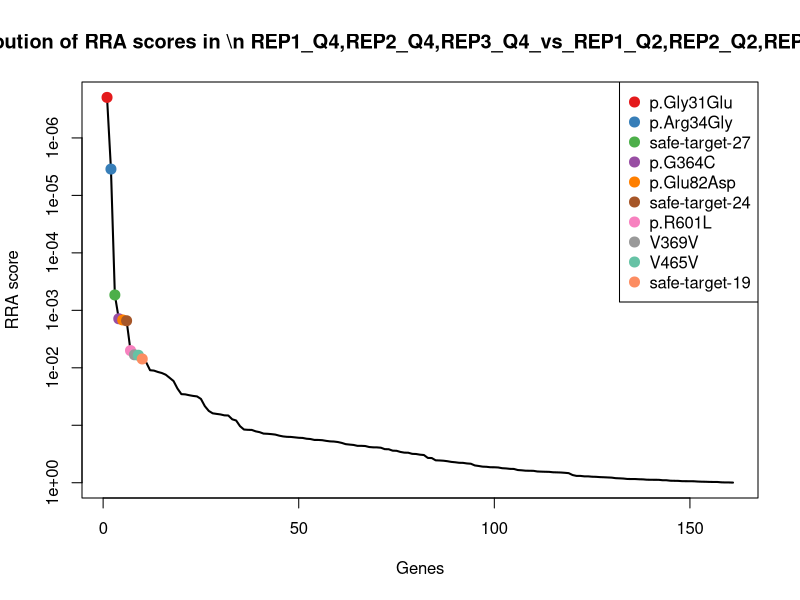
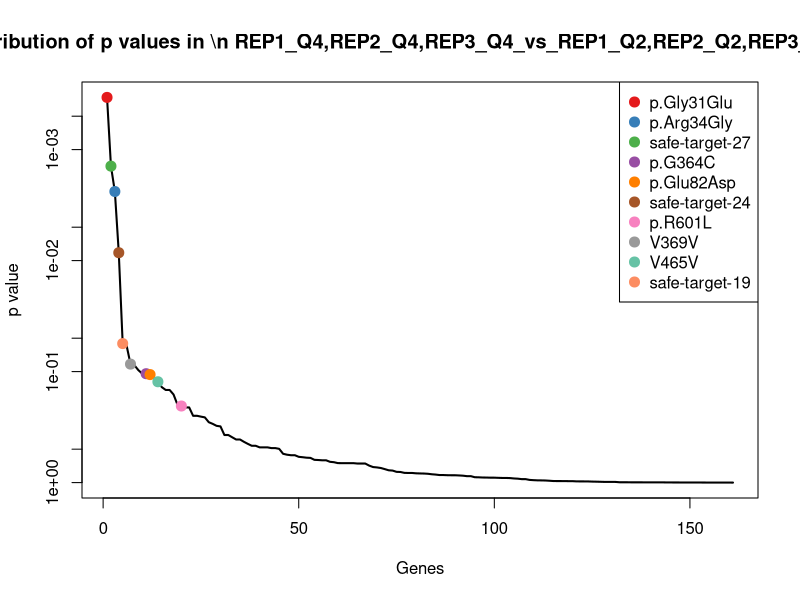
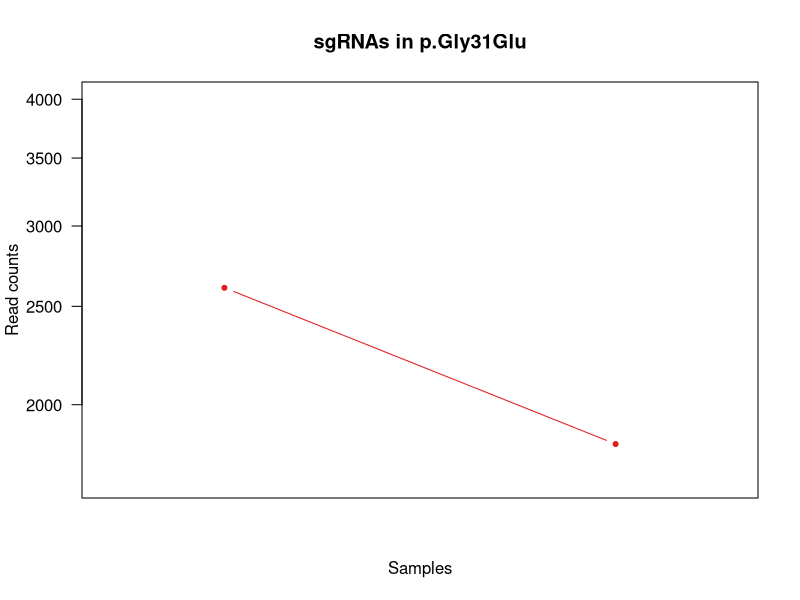

R code for these plots, in order: (Note: this script raises an error after producing the figures.)
pdf(file='Q4_Q2_presort_PAIRED_controls.pdf',width=4.5,height=4.5);
gstable=read.table('Q4_Q2_presort_PAIRED_controls.gene_summary.txt',header=T)
# 
#
# parameters
# Do not modify the variables beginning with "__"

# gstablename='__GENE_SUMMARY_FILE__'
startindex=3
# outputfile='__OUTPUT_FILE__'
targetgenelist=c("p.Gly31Glu","p.Arg34Gly","safe-target-27","p.G364C","p.Glu82Asp","safe-target-24","p.R601L","V369V","V465V","safe-target-19")
# samplelabel=sub('.\\w+.\\w+$','',colnames(gstable)[startindex]);
samplelabel='REP1_Q4,REP2_Q4,REP3_Q4_vs_REP1_Q2,REP2_Q2,REP3_Q2 neg.'


# You need to write some codes in front of this code:
# gstable=read.table(gstablename,header=T)
# pdf(file=outputfile,width=6,height=6)


# set up color using RColorBrewer
#library(RColorBrewer)
#colors <- brewer.pal(length(targetgenelist), "Set1")

colors=c( "#E41A1C", "#377EB8", "#4DAF4A", "#984EA3", "#FF7F00",  "#A65628", "#F781BF",
          "#999999", "#66C2A5", "#FC8D62", "#8DA0CB", "#E78AC3", "#A6D854", "#FFD92F", "#E5C494", "#B3B3B3", 
          "#8DD3C7", "#FFFFB3", "#BEBADA", "#FB8072", "#80B1D3", "#FDB462", "#B3DE69", "#FCCDE5",
          "#D9D9D9", "#BC80BD", "#CCEBC5", "#FFED6F")

######
# function definition

plotrankedvalues<-function(val, tglist, ...){
  
  plot(val,log='y',ylim=c(max(val),min(val)),type='l',lwd=2, ...)
  if(length(tglist)>0){
    for(i in 1:length(tglist)){
      targetgene=tglist[i];
      tx=which(names(val)==targetgene);ty=val[targetgene];
      points(tx,ty,col=colors[(i %% length(colors)) ],cex=2,pch=20)
      # text(tx+50,ty,targetgene,col=colors[i])
    }
    legend('topright',tglist,pch=20,pt.cex = 2,cex=1,col=colors)
  }
}



plotrandvalues<-function(val,targetgenelist, ...){
  # choose the one with the best distance distribution
  
  mindiffvalue=0;
  randval=val;
  for(i in 1:20){
    randval0=sample(val)
    vindex=sort(which(names(randval0) %in% targetgenelist))
    if(max(vindex)>0.9*length(val)){
      # print('pass...')
      next;
    }
    mindiffind=min(diff(vindex));
    if (mindiffind > mindiffvalue){
      mindiffvalue=mindiffind;
      randval=randval0;
      # print(paste('Diff: ',mindiffvalue))
    }
  }
  plot(randval,log='y',ylim=c(max(randval),min(randval)),pch=20,col='grey', ...)
  
  if(length(targetgenelist)>0){
    for(i in 1:length(targetgenelist)){
      targetgene=targetgenelist[i];
      tx=which(names(randval)==targetgene);ty=randval[targetgene];
      points(tx,ty,col=colors[(i %% length(colors)) ],cex=2,pch=20)
      text(tx+50,ty,targetgene,col=colors[i])
    }
  }
  
}




# set.seed(1235)



pvec=gstable[,startindex]
names(pvec)=gstable[,'id']
pvec=sort(pvec);

plotrankedvalues(pvec,targetgenelist,xlab='Genes',ylab='RRA score',main=paste('Distribution of RRA scores in \\n',samplelabel))

# plotrandvalues(pvec,targetgenelist,xlab='Genes',ylab='RRA score',main=paste('Distribution of RRA scores in \\n',samplelabel))


pvec=gstable[,startindex+1]
names(pvec)=gstable[,'id']
pvec=sort(pvec);

plotrankedvalues(pvec,targetgenelist,xlab='Genes',ylab='p value',main=paste('Distribution of p values in \\n',samplelabel))

# plotrandvalues(pvec,targetgenelist,xlab='Genes',ylab='p value',main=paste('Distribution of p values in \\n',samplelabel))



# you need to write after this code:
# dev.off()






# parameters
# Do not modify the variables beginning with "__"
targetmat=list(c(2606.53129394885,1828.095535973478),c(2526.1326946064,2187.9143585820343),c(3612.478700739142,2023.2249956035432),c(2585.074829560071,2052.0188847573777),c(2847.9190950458633,2129.733864402512),c(4015.4988287124334,2572.856802226786),c(2415.997890176494,1990.8376419202468),c(2248.1267568117614,2328.0392107608836),c(3410.103786692467,2087.81002803649),c(2285.542586692719,1917.4201505156893),c(2160.5658315221117,2250.1920706615233),c(2516.713674683003,1828.1518364183155),c(2281.251293814963,1946.7871470775124),c(1984.349469376691,1674.9426775062466),c(2521.9027750431737,1849.2408266005023))
targetgene="p.Gly31Glu"
collabel=c("REP1_Q2","REP2_Q2","REP3_Q2","REP1_Q4","REP2_Q4","REP3_Q4")

# set up color using RColorBrewer
#library(RColorBrewer)
#colors <- brewer.pal(length(targetgenelist), "Set1")

colors=c( "#E41A1C", "#377EB8", "#4DAF4A", "#984EA3", "#FF7F00",  "#A65628", "#F781BF",
          "#999999", "#66C2A5", "#FC8D62", "#8DA0CB", "#E78AC3", "#A6D854", "#FFD92F", "#E5C494", "#B3B3B3", 
          "#8DD3C7", "#FFFFB3", "#BEBADA", "#FB8072", "#80B1D3", "#FDB462", "#B3DE69", "#FCCDE5",
          "#D9D9D9", "#BC80BD", "#CCEBC5", "#FFED6F")


## code

targetmatvec=unlist(targetmat)+1
yrange=range(targetmatvec[targetmatvec>0]);
# yrange[1]=1; # set the minimum value to 1
for(i in 1:length(targetmat)){
  vali=targetmat[[i]]+1;
  if(i==1){
    plot(1:length(vali),vali,type='b',las=1,pch=20,main=paste('sgRNAs in',targetgene),ylab='Read counts',xlab='Samples',xlim=c(0.7,length(vali)+0.3),ylim = yrange,col=colors[(i %% length(colors))],xaxt='n',log='y')
    axis(1,at=1:length(vali),labels=(collabel),las=2)
    # lines(0:100,rep(1,101),col='black');
  }else{
    lines(1:length(vali),vali,type='b',pch=20,col=colors[(i %% length(colors))])
  }
}




# parameters
# Do not modify the variables beginning with "__"
targetmat=list(c(1315.7103963199165,2553.705076021853),c(1236.798069716305,1120.179373850802),c(1599.9726110527681,1001.7270336538716),c(2344.7624284057483,1751.0071699986927),c(2231.7090833199522,1647.9010393664687),c(2711.30493818942,1630.4425534603147),c(1769.7291827864763,1405.9449603972732),c(1854.102593008337,1512.6928486675788),c(2297.906609495786,1485.4557459577807),c(1922.4992092345813,1607.843061759806),c(2182.4560628445242,1951.9146075439724),c(2640.3872332670817,1891.4188069648758),c(1655.580792238173,1295.8187232904372),c(1503.8588918497373,1568.4150121071214),c(2092.937145269026,1369.4662999557534))
targetgene="p.Arg34Gly"
collabel=c("REP1_Q2","REP2_Q2","REP3_Q2","REP1_Q4","REP2_Q4","REP3_Q4")

# set up color using RColorBrewer
#library(RColorBrewer)
#colors <- brewer.pal(length(targetgenelist), "Set1")

colors=c( "#E41A1C", "#377EB8", "#4DAF4A", "#984EA3", "#FF7F00",  "#A65628", "#F781BF",
          "#999999", "#66C2A5", "#FC8D62", "#8DA0CB", "#E78AC3", "#A6D854", "#FFD92F", "#E5C494", "#B3B3B3", 
          "#8DD3C7", "#FFFFB3", "#BEBADA", "#FB8072", "#80B1D3", "#FDB462", "#B3DE69", "#FCCDE5",
          "#D9D9D9", "#BC80BD", "#CCEBC5", "#FFED6F")


## code

targetmatvec=unlist(targetmat)+1
yrange=range(targetmatvec[targetmatvec>0]);
# yrange[1]=1; # set the minimum value to 1
for(i in 1:length(targetmat)){
  vali=targetmat[[i]]+1;
  if(i==1){
    plot(1:length(vali),vali,type='b',las=1,pch=20,main=paste('sgRNAs in',targetgene),ylab='Read counts',xlab='Samples',xlim=c(0.7,length(vali)+0.3),ylim = yrange,col=colors[(i %% length(colors))],xaxt='n',log='y')
    axis(1,at=1:length(vali),labels=(collabel),las=2)
    # lines(0:100,rep(1,101),col='black');
  }else{
    lines(1:length(vali),vali,type='b',pch=20,col=colors[(i %% length(colors))])
  }
}




# parameters
# Do not modify the variables beginning with "__"
targetmat=list(c(2488.0916105227907,1932.1036487966007),c(2560.0625531561395,1995.3451172836158),c(3149.7839186238816,2506.953707907452))
targetgene="safe-target-27"
collabel=c("REP1_Q2","REP2_Q2","REP3_Q2","REP1_Q4","REP2_Q4","REP3_Q4")

# set up color using RColorBrewer
#library(RColorBrewer)
#colors <- brewer.pal(length(targetgenelist), "Set1")

colors=c( "#E41A1C", "#377EB8", "#4DAF4A", "#984EA3", "#FF7F00",  "#A65628", "#F781BF",
          "#999999", "#66C2A5", "#FC8D62", "#8DA0CB", "#E78AC3", "#A6D854", "#FFD92F", "#E5C494", "#B3B3B3", 
          "#8DD3C7", "#FFFFB3", "#BEBADA", "#FB8072", "#80B1D3", "#FDB462", "#B3DE69", "#FCCDE5",
          "#D9D9D9", "#BC80BD", "#CCEBC5", "#FFED6F")


## code

targetmatvec=unlist(targetmat)+1
yrange=range(targetmatvec[targetmatvec>0]);
# yrange[1]=1; # set the minimum value to 1
for(i in 1:length(targetmat)){
  vali=targetmat[[i]]+1;
  if(i==1){
    plot(1:length(vali),vali,type='b',las=1,pch=20,main=paste('sgRNAs in',targetgene),ylab='Read counts',xlab='Samples',xlim=c(0.7,length(vali)+0.3),ylim = yrange,col=colors[(i %% length(colors))],xaxt='n',log='y')
    axis(1,at=1:length(vali),labels=(collabel),las=2)
    # lines(0:100,rep(1,101),col='black');
  }else{
    lines(1:length(vali),vali,type='b',pch=20,col=colors[(i %% length(colors))])
  }
}




# parameters
# Do not modify the variables beginning with "__"
targetmat=list(c(2.574775726653457,4.89449942697049),c(4.378046264482496,0.8194435799932713),c(2.59455018008557,1.318061886386673),c(67.80242746854104,41.60324512924916),c(31.740835417498094,122.9165369989907),c(77.8365054025671,54.0405373418536),c(29.18079156873918,2.447249713485245),c(29.551812285256847,13.930540859885612),c(8.648500600285233,0.0),c(24.88949869098342,69.74661683432947),c(40.49692794646309,14.749984439878883),c(17.297001200570467,2.636123772773346),c(22.314722964329963,26.919746848337695),c(12.039627227326864,28.680525299764497),c(16.432151140541944,23.725113954960115))
targetgene="p.G364C"
collabel=c("REP1_Q2","REP2_Q2","REP3_Q2","REP1_Q4","REP2_Q4","REP3_Q4")

# set up color using RColorBrewer
#library(RColorBrewer)
#colors <- brewer.pal(length(targetgenelist), "Set1")

colors=c( "#E41A1C", "#377EB8", "#4DAF4A", "#984EA3", "#FF7F00",  "#A65628", "#F781BF",
          "#999999", "#66C2A5", "#FC8D62", "#8DA0CB", "#E78AC3", "#A6D854", "#FFD92F", "#E5C494", "#B3B3B3", 
          "#8DD3C7", "#FFFFB3", "#BEBADA", "#FB8072", "#80B1D3", "#FDB462", "#B3DE69", "#FCCDE5",
          "#D9D9D9", "#BC80BD", "#CCEBC5", "#FFED6F")


## code

targetmatvec=unlist(targetmat)+1
yrange=range(targetmatvec[targetmatvec>0]);
# yrange[1]=1; # set the minimum value to 1
for(i in 1:length(targetmat)){
  vali=targetmat[[i]]+1;
  if(i==1){
    plot(1:length(vali),vali,type='b',las=1,pch=20,main=paste('sgRNAs in',targetgene),ylab='Read counts',xlab='Samples',xlim=c(0.7,length(vali)+0.3),ylim = yrange,col=colors[(i %% length(colors))],xaxt='n',log='y')
    axis(1,at=1:length(vali),labels=(collabel),las=2)
    # lines(0:100,rep(1,101),col='black');
  }else{
    lines(1:length(vali),vali,type='b',pch=20,col=colors[(i %% length(colors))])
  }
}




# parameters
# Do not modify the variables beginning with "__"
targetmat=list(c(508.0890767262822,349.95670902839004),c(448.74974210945584,317.124665457396),c(641.7187445411643,369.05732818826846),c(297.81572571624986,247.17222106200973),c(211.2407322612804,229.44420239811598),c(343.3454738313237,395.4185659160019),c(460.02659649541766,349.95670902839004),c(462.9783924690239,372.84682889693846),c(410.80377851354854,308.4264814144815),c(96.98321903728022,143.16410823888683),c(83.18287902516742,107.34710897911854),c(209.29371452690262,125.21587920673394),c(84.96759897956409,88.10098968546882),c(109.45115661206239,49.16661479959628),c(131.45720912433555,81.71983695597373))
targetgene="p.Glu82Asp"
collabel=c("REP1_Q2","REP2_Q2","REP3_Q2","REP1_Q4","REP2_Q4","REP3_Q4")

# set up color using RColorBrewer
#library(RColorBrewer)
#colors <- brewer.pal(length(targetgenelist), "Set1")

colors=c( "#E41A1C", "#377EB8", "#4DAF4A", "#984EA3", "#FF7F00",  "#A65628", "#F781BF",
          "#999999", "#66C2A5", "#FC8D62", "#8DA0CB", "#E78AC3", "#A6D854", "#FFD92F", "#E5C494", "#B3B3B3", 
          "#8DD3C7", "#FFFFB3", "#BEBADA", "#FB8072", "#80B1D3", "#FDB462", "#B3DE69", "#FCCDE5",
          "#D9D9D9", "#BC80BD", "#CCEBC5", "#FFED6F")


## code

targetmatvec=unlist(targetmat)+1
yrange=range(targetmatvec[targetmatvec>0]);
# yrange[1]=1; # set the minimum value to 1
for(i in 1:length(targetmat)){
  vali=targetmat[[i]]+1;
  if(i==1){
    plot(1:length(vali),vali,type='b',las=1,pch=20,main=paste('sgRNAs in',targetgene),ylab='Read counts',xlab='Samples',xlim=c(0.7,length(vali)+0.3),ylim = yrange,col=colors[(i %% length(colors))],xaxt='n',log='y')
    axis(1,at=1:length(vali),labels=(collabel),las=2)
    # lines(0:100,rep(1,101),col='black');
  }else{
    lines(1:length(vali),vali,type='b',pch=20,col=colors[(i %% length(colors))])
  }
}




# parameters
# Do not modify the variables beginning with "__"
targetmat=list(c(21.45646438877881,4.89449942697049),c(31.740835417498094,14.749984439878883),c(4.324250300142617,1.318061886386673))
targetgene="safe-target-24"
collabel=c("REP1_Q2","REP2_Q2","REP3_Q2","REP1_Q4","REP2_Q4","REP3_Q4")

# set up color using RColorBrewer
#library(RColorBrewer)
#colors <- brewer.pal(length(targetgenelist), "Set1")

colors=c( "#E41A1C", "#377EB8", "#4DAF4A", "#984EA3", "#FF7F00",  "#A65628", "#F781BF",
          "#999999", "#66C2A5", "#FC8D62", "#8DA0CB", "#E78AC3", "#A6D854", "#FFD92F", "#E5C494", "#B3B3B3", 
          "#8DD3C7", "#FFFFB3", "#BEBADA", "#FB8072", "#80B1D3", "#FDB462", "#B3DE69", "#FCCDE5",
          "#D9D9D9", "#BC80BD", "#CCEBC5", "#FFED6F")


## code

targetmatvec=unlist(targetmat)+1
yrange=range(targetmatvec[targetmatvec>0]);
# yrange[1]=1; # set the minimum value to 1
for(i in 1:length(targetmat)){
  vali=targetmat[[i]]+1;
  if(i==1){
    plot(1:length(vali),vali,type='b',las=1,pch=20,main=paste('sgRNAs in',targetgene),ylab='Read counts',xlab='Samples',xlim=c(0.7,length(vali)+0.3),ylim = yrange,col=colors[(i %% length(colors))],xaxt='n',log='y')
    axis(1,at=1:length(vali),labels=(collabel),las=2)
    # lines(0:100,rep(1,101),col='black');
  }else{
    lines(1:length(vali),vali,type='b',pch=20,col=colors[(i %% length(colors))])
  }
}




# parameters
# Do not modify the variables beginning with "__"
targetmat=list(c(108.1405805194452,130.9278596714606),c(147.75906142628423,90.13879379925984),c(128.86265894424997,123.89781732034727),c(309.831345773966,417.2560761492343),c(504.56983198160765,416.2773386365818),c(436.74928031440425,413.87143232541536),c(80.67630610180832,160.29485623328355),c(90.84445998801179,143.40262649882249),c(768.8517033653571,130.48812675228064),c(72.0937203462968,53.83949369667539),c(62.387159268875564,81.12491441933386),c(95.13350660313756,64.58503243294699),c(126.1640106060194,107.67898739335078),c(234.22547514981352,130.29152921893015),c(121.94385846402179,113.35332222925389))
targetgene="p.R601L"
collabel=c("REP1_Q2","REP2_Q2","REP3_Q2","REP1_Q4","REP2_Q4","REP3_Q4")

# set up color using RColorBrewer
#library(RColorBrewer)
#colors <- brewer.pal(length(targetgenelist), "Set1")

colors=c( "#E41A1C", "#377EB8", "#4DAF4A", "#984EA3", "#FF7F00",  "#A65628", "#F781BF",
          "#999999", "#66C2A5", "#FC8D62", "#8DA0CB", "#E78AC3", "#A6D854", "#FFD92F", "#E5C494", "#B3B3B3", 
          "#8DD3C7", "#FFFFB3", "#BEBADA", "#FB8072", "#80B1D3", "#FDB462", "#B3DE69", "#FCCDE5",
          "#D9D9D9", "#BC80BD", "#CCEBC5", "#FFED6F")


## code

targetmatvec=unlist(targetmat)+1
yrange=range(targetmatvec[targetmatvec>0]);
# yrange[1]=1; # set the minimum value to 1
for(i in 1:length(targetmat)){
  vali=targetmat[[i]]+1;
  if(i==1){
    plot(1:length(vali),vali,type='b',las=1,pch=20,main=paste('sgRNAs in',targetgene),ylab='Read counts',xlab='Samples',xlim=c(0.7,length(vali)+0.3),ylim = yrange,col=colors[(i %% length(colors))],xaxt='n',log='y')
    axis(1,at=1:length(vali),labels=(collabel),las=2)
    # lines(0:100,rep(1,101),col='black');
  }else{
    lines(1:length(vali),vali,type='b',pch=20,col=colors[(i %% length(colors))])
  }
}




# parameters
# Do not modify the variables beginning with "__"
targetmat=list(c(0.8582585755511524,0.0),c(3.283534698361872,0.8194435799932713),c(1.7297001200570465,0.0),c(33.47208444649494,6.1181242837131125),c(14.22865035956811,32.77774319973085),c(51.8910036017114,3.9541856591600193))
targetgene="V369V"
collabel=c("REP1_Q2","REP2_Q2","REP3_Q2","REP1_Q4","REP2_Q4","REP3_Q4")

# set up color using RColorBrewer
#library(RColorBrewer)
#colors <- brewer.pal(length(targetgenelist), "Set1")

colors=c( "#E41A1C", "#377EB8", "#4DAF4A", "#984EA3", "#FF7F00",  "#A65628", "#F781BF",
          "#999999", "#66C2A5", "#FC8D62", "#8DA0CB", "#E78AC3", "#A6D854", "#FFD92F", "#E5C494", "#B3B3B3", 
          "#8DD3C7", "#FFFFB3", "#BEBADA", "#FB8072", "#80B1D3", "#FDB462", "#B3DE69", "#FCCDE5",
          "#D9D9D9", "#BC80BD", "#CCEBC5", "#FFED6F")


## code

targetmatvec=unlist(targetmat)+1
yrange=range(targetmatvec[targetmatvec>0]);
# yrange[1]=1; # set the minimum value to 1
for(i in 1:length(targetmat)){
  vali=targetmat[[i]]+1;
  if(i==1){
    plot(1:length(vali),vali,type='b',las=1,pch=20,main=paste('sgRNAs in',targetgene),ylab='Read counts',xlab='Samples',xlim=c(0.7,length(vali)+0.3),ylim = yrange,col=colors[(i %% length(colors))],xaxt='n',log='y')
    axis(1,at=1:length(vali),labels=(collabel),las=2)
    # lines(0:100,rep(1,101),col='black');
  }else{
    lines(1:length(vali),vali,type='b',pch=20,col=colors[(i %% length(colors))])
  }
}




# parameters
# Do not modify the variables beginning with "__"
targetmat=list(c(36.90511874869955,53.83949369667539),c(63.48167083499619,40.97217899966357),c(76.97165534253857,51.40441356908025),c(50.637255957517986,36.70874570227868),c(58.00911300439307,16.388871599865425),c(49.29645342162583,31.633485273280154))
targetgene="V465V"
collabel=c("REP1_Q2","REP2_Q2","REP3_Q2","REP1_Q4","REP2_Q4","REP3_Q4")

# set up color using RColorBrewer
#library(RColorBrewer)
#colors <- brewer.pal(length(targetgenelist), "Set1")

colors=c( "#E41A1C", "#377EB8", "#4DAF4A", "#984EA3", "#FF7F00",  "#A65628", "#F781BF",
          "#999999", "#66C2A5", "#FC8D62", "#8DA0CB", "#E78AC3", "#A6D854", "#FFD92F", "#E5C494", "#B3B3B3", 
          "#8DD3C7", "#FFFFB3", "#BEBADA", "#FB8072", "#80B1D3", "#FDB462", "#B3DE69", "#FCCDE5",
          "#D9D9D9", "#BC80BD", "#CCEBC5", "#FFED6F")


## code

targetmatvec=unlist(targetmat)+1
yrange=range(targetmatvec[targetmatvec>0]);
# yrange[1]=1; # set the minimum value to 1
for(i in 1:length(targetmat)){
  vali=targetmat[[i]]+1;
  if(i==1){
    plot(1:length(vali),vali,type='b',las=1,pch=20,main=paste('sgRNAs in',targetgene),ylab='Read counts',xlab='Samples',xlim=c(0.7,length(vali)+0.3),ylim = yrange,col=colors[(i %% length(colors))],xaxt='n',log='y')
    axis(1,at=1:length(vali),labels=(collabel),las=2)
    # lines(0:100,rep(1,101),col='black');
  }else{
    lines(1:length(vali),vali,type='b',pch=20,col=colors[(i %% length(colors))])
  }
}




# parameters
# Do not modify the variables beginning with "__"
targetmat=list(c(4262.112086187022,4117.497642938924),c(4257.649992209227,4379.925935064035),c(5577.418037123946,3582.4922071989777))
targetgene="safe-target-19"
collabel=c("REP1_Q2","REP2_Q2","REP3_Q2","REP1_Q4","REP2_Q4","REP3_Q4")

# set up color using RColorBrewer
#library(RColorBrewer)
#colors <- brewer.pal(length(targetgenelist), "Set1")

colors=c( "#E41A1C", "#377EB8", "#4DAF4A", "#984EA3", "#FF7F00",  "#A65628", "#F781BF",
          "#999999", "#66C2A5", "#FC8D62", "#8DA0CB", "#E78AC3", "#A6D854", "#FFD92F", "#E5C494", "#B3B3B3", 
          "#8DD3C7", "#FFFFB3", "#BEBADA", "#FB8072", "#80B1D3", "#FDB462", "#B3DE69", "#FCCDE5",
          "#D9D9D9", "#BC80BD", "#CCEBC5", "#FFED6F")


## code

targetmatvec=unlist(targetmat)+1
yrange=range(targetmatvec[targetmatvec>0]);
# yrange[1]=1; # set the minimum value to 1
for(i in 1:length(targetmat)){
  vali=targetmat[[i]]+1;
  if(i==1){
    plot(1:length(vali),vali,type='b',las=1,pch=20,main=paste('sgRNAs in',targetgene),ylab='Read counts',xlab='Samples',xlim=c(0.7,length(vali)+0.3),ylim = yrange,col=colors[(i %% length(colors))],xaxt='n',log='y')
    axis(1,at=1:length(vali),labels=(collabel),las=2)
    # lines(0:100,rep(1,101),col='black');
  }else{
    lines(1:length(vali),vali,type='b',pch=20,col=colors[(i %% length(colors))])
  }
}



# 
#
# parameters
# Do not modify the variables beginning with "__"

# gstablename='__GENE_SUMMARY_FILE__'
startindex=9
# outputfile='__OUTPUT_FILE__'
targetgenelist=c("p.A184G","p.S224F","p.V369L","S224S","p.H210P","safe-target-42","S45S","p.H274R","p.R320L","p.R320Q")
# samplelabel=sub('.\\w+.\\w+$','',colnames(gstable)[startindex]);
samplelabel='REP1_Q4,REP2_Q4,REP3_Q4_vs_REP1_Q2,REP2_Q2,REP3_Q2 pos.'


# You need to write some codes in front of this code:
# gstable=read.table(gstablename,header=T)
# pdf(file=outputfile,width=6,height=6)


# set up color using RColorBrewer
#library(RColorBrewer)
#colors <- brewer.pal(length(targetgenelist), "Set1")

colors=c( "#E41A1C", "#377EB8", "#4DAF4A", "#984EA3", "#FF7F00",  "#A65628", "#F781BF",
          "#999999", "#66C2A5", "#FC8D62", "#8DA0CB", "#E78AC3", "#A6D854", "#FFD92F", "#E5C494", "#B3B3B3", 
          "#8DD3C7", "#FFFFB3", "#BEBADA", "#FB8072", "#80B1D3", "#FDB462", "#B3DE69", "#FCCDE5",
          "#D9D9D9", "#BC80BD", "#CCEBC5", "#FFED6F")

######
# function definition

plotrankedvalues<-function(val, tglist, ...){
  
  plot(val,log='y',ylim=c(max(val),min(val)),type='l',lwd=2, ...)
  if(length(tglist)>0){
    for(i in 1:length(tglist)){
      targetgene=tglist[i];
      tx=which(names(val)==targetgene);ty=val[targetgene];
      points(tx,ty,col=colors[(i %% length(colors)) ],cex=2,pch=20)
      # text(tx+50,ty,targetgene,col=colors[i])
    }
    legend('topright',tglist,pch=20,pt.cex = 2,cex=1,col=colors)
  }
}



plotrandvalues<-function(val,targetgenelist, ...){
  # choose the one with the best distance distribution
  
  mindiffvalue=0;
  randval=val;
  for(i in 1:20){
    randval0=sample(val)
    vindex=sort(which(names(randval0) %in% targetgenelist))
    if(max(vindex)>0.9*length(val)){
      # print('pass...')
      next;
    }
    mindiffind=min(diff(vindex));
    if (mindiffind > mindiffvalue){
      mindiffvalue=mindiffind;
      randval=randval0;
      # print(paste('Diff: ',mindiffvalue))
    }
  }
  plot(randval,log='y',ylim=c(max(randval),min(randval)),pch=20,col='grey', ...)
  
  if(length(targetgenelist)>0){
    for(i in 1:length(targetgenelist)){
      targetgene=targetgenelist[i];
      tx=which(names(randval)==targetgene);ty=randval[targetgene];
      points(tx,ty,col=colors[(i %% length(colors)) ],cex=2,pch=20)
      text(tx+50,ty,targetgene,col=colors[i])
    }
  }
  
}




# set.seed(1235)



pvec=gstable[,startindex]
names(pvec)=gstable[,'id']
pvec=sort(pvec);

plotrankedvalues(pvec,targetgenelist,xlab='Genes',ylab='RRA score',main=paste('Distribution of RRA scores in \\n',samplelabel))

# plotrandvalues(pvec,targetgenelist,xlab='Genes',ylab='RRA score',main=paste('Distribution of RRA scores in \\n',samplelabel))


pvec=gstable[,startindex+1]
names(pvec)=gstable[,'id']
pvec=sort(pvec);

plotrankedvalues(pvec,targetgenelist,xlab='Genes',ylab='p value',main=paste('Distribution of p values in \\n',samplelabel))

# plotrandvalues(pvec,targetgenelist,xlab='Genes',ylab='p value',main=paste('Distribution of p values in \\n',samplelabel))



# you need to write after this code:
# dev.off()






# parameters
# Do not modify the variables beginning with "__"
targetmat=list(c(102.99102906613828,275.31559276709004),c(82.0883674590468,340.0690856972076),c(63.1340543820822,363.78508064272177),c(106.4240633683429,122.36248567426225),c(63.48167083499619,133.56930353890323),c(75.24195522248152,86.99208450152042),c(60.93635886413182,44.05049484273441),c(58.00911300439307,68.01381713944151),c(64.86375450213924,68.539218092107),c(184.52559374349775,679.1117954921555),c(106.16762191370053,655.5548639946171),c(102.05230708336575,620.8071484881231),c(48.920738806415685,57.51036826690326),c(40.49692794646309,45.06939689962992),c(38.053402641255026,38.22379470521352))
targetgene="p.A184G"
collabel=c("REP1_Q2","REP2_Q2","REP3_Q2","REP1_Q4","REP2_Q4","REP3_Q4")

# set up color using RColorBrewer
#library(RColorBrewer)
#colors <- brewer.pal(length(targetgenelist), "Set1")

colors=c( "#E41A1C", "#377EB8", "#4DAF4A", "#984EA3", "#FF7F00",  "#A65628", "#F781BF",
          "#999999", "#66C2A5", "#FC8D62", "#8DA0CB", "#E78AC3", "#A6D854", "#FFD92F", "#E5C494", "#B3B3B3", 
          "#8DD3C7", "#FFFFB3", "#BEBADA", "#FB8072", "#80B1D3", "#FDB462", "#B3DE69", "#FCCDE5",
          "#D9D9D9", "#BC80BD", "#CCEBC5", "#FFED6F")


## code

targetmatvec=unlist(targetmat)+1
yrange=range(targetmatvec[targetmatvec>0]);
# yrange[1]=1; # set the minimum value to 1
for(i in 1:length(targetmat)){
  vali=targetmat[[i]]+1;
  if(i==1){
    plot(1:length(vali),vali,type='b',las=1,pch=20,main=paste('sgRNAs in',targetgene),ylab='Read counts',xlab='Samples',xlim=c(0.7,length(vali)+0.3),ylim = yrange,col=colors[(i %% length(colors))],xaxt='n',log='y')
    axis(1,at=1:length(vali),labels=(collabel),las=2)
    # lines(0:100,rep(1,101),col='black');
  }else{
    lines(1:length(vali),vali,type='b',pch=20,col=colors[(i %% length(colors))])
  }
}




# parameters
# Do not modify the variables beginning with "__"
targetmat=list(c(250.61150406093648,298.5644650451999),c(213.42975539352167,202.40256425833803),c(185.07791284610397,289.9736150050681),c(211.98986816113464,477.21369412962275),c(203.57915129843605,498.221696635909),c(244.7525669880721,465.2758458944956),c(60.078100288580664,31.814246275308182),c(31.740835417498094,47.527727639609736),c(32.86430228108389,44.814104137146884),c(162.2108707791678,294.89359047497203),c(124.77431853775113,297.4580195375575),c(95.13350660313756,342.696090460535),c(141.61266496594016,85.65373997198357),c(105.0731103475799,117.1804319390378),c(105.51170732347984,105.44495091093384))
targetgene="p.S224F"
collabel=c("REP1_Q2","REP2_Q2","REP3_Q2","REP1_Q4","REP2_Q4","REP3_Q4")

# set up color using RColorBrewer
#library(RColorBrewer)
#colors <- brewer.pal(length(targetgenelist), "Set1")

colors=c( "#E41A1C", "#377EB8", "#4DAF4A", "#984EA3", "#FF7F00",  "#A65628", "#F781BF",
          "#999999", "#66C2A5", "#FC8D62", "#8DA0CB", "#E78AC3", "#A6D854", "#FFD92F", "#E5C494", "#B3B3B3", 
          "#8DD3C7", "#FFFFB3", "#BEBADA", "#FB8072", "#80B1D3", "#FDB462", "#B3DE69", "#FCCDE5",
          "#D9D9D9", "#BC80BD", "#CCEBC5", "#FFED6F")


## code

targetmatvec=unlist(targetmat)+1
yrange=range(targetmatvec[targetmatvec>0]);
# yrange[1]=1; # set the minimum value to 1
for(i in 1:length(targetmat)){
  vali=targetmat[[i]]+1;
  if(i==1){
    plot(1:length(vali),vali,type='b',las=1,pch=20,main=paste('sgRNAs in',targetgene),ylab='Read counts',xlab='Samples',xlim=c(0.7,length(vali)+0.3),ylim = yrange,col=colors[(i %% length(colors))],xaxt='n',log='y')
    axis(1,at=1:length(vali),labels=(collabel),las=2)
    # lines(0:100,rep(1,101),col='black');
  }else{
    lines(1:length(vali),vali,type='b',pch=20,col=colors[(i %% length(colors))])
  }
}




# parameters
# Do not modify the variables beginning with "__"
targetmat=list(c(5.149551453306914,55.06311855341801),c(32.83534698361872,2.458330739979814),c(40.647952821340596,22.407052068573442),c(6.866068604409219,3.670874570227867),c(9.850604095085615,12.29165369989907),c(32.86430228108389,9.226433204706712),c(25.74775726653457,8.565373997198357),c(8.756092528964992,27.861081719771224),c(26.81035186088422,26.36123772773346),c(24.031240115432265,31.814246275308182),c(7.661580962844368,58.99993775951553),c(19.891551380656036,11.862556977480057),c(12.873878633267285,12.236248567426225),c(3.283534698361872,35.236073939710664),c(21.621251500713083,14.498680750253405))
targetgene="p.V369L"
collabel=c("REP1_Q2","REP2_Q2","REP3_Q2","REP1_Q4","REP2_Q4","REP3_Q4")

# set up color using RColorBrewer
#library(RColorBrewer)
#colors <- brewer.pal(length(targetgenelist), "Set1")

colors=c( "#E41A1C", "#377EB8", "#4DAF4A", "#984EA3", "#FF7F00",  "#A65628", "#F781BF",
          "#999999", "#66C2A5", "#FC8D62", "#8DA0CB", "#E78AC3", "#A6D854", "#FFD92F", "#E5C494", "#B3B3B3", 
          "#8DD3C7", "#FFFFB3", "#BEBADA", "#FB8072", "#80B1D3", "#FDB462", "#B3DE69", "#FCCDE5",
          "#D9D9D9", "#BC80BD", "#CCEBC5", "#FFED6F")


## code

targetmatvec=unlist(targetmat)+1
yrange=range(targetmatvec[targetmatvec>0]);
# yrange[1]=1; # set the minimum value to 1
for(i in 1:length(targetmat)){
  vali=targetmat[[i]]+1;
  if(i==1){
    plot(1:length(vali),vali,type='b',las=1,pch=20,main=paste('sgRNAs in',targetgene),ylab='Read counts',xlab='Samples',xlim=c(0.7,length(vali)+0.3),ylim = yrange,col=colors[(i %% length(colors))],xaxt='n',log='y')
    axis(1,at=1:length(vali),labels=(collabel),las=2)
    # lines(0:100,rep(1,101),col='black');
  }else{
    lines(1:length(vali),vali,type='b',pch=20,col=colors[(i %% length(colors))])
  }
}




# parameters
# Do not modify the variables beginning with "__"
targetmat=list(c(24.88949869098342,58.733993123645874),c(49.25302047542808,81.12491441933386),c(65.72860456216777,55.35859922824027),c(307.25657004731255,413.58520157900637),c(219.99682479024543,344.98574717716724),c(256.8604678284714,374.32957573381515))
targetgene="S224S"
collabel=c("REP1_Q2","REP2_Q2","REP3_Q2","REP1_Q4","REP2_Q4","REP3_Q4")

# set up color using RColorBrewer
#library(RColorBrewer)
#colors <- brewer.pal(length(targetgenelist), "Set1")

colors=c( "#E41A1C", "#377EB8", "#4DAF4A", "#984EA3", "#FF7F00",  "#A65628", "#F781BF",
          "#999999", "#66C2A5", "#FC8D62", "#8DA0CB", "#E78AC3", "#A6D854", "#FFD92F", "#E5C494", "#B3B3B3", 
          "#8DD3C7", "#FFFFB3", "#BEBADA", "#FB8072", "#80B1D3", "#FDB462", "#B3DE69", "#FCCDE5",
          "#D9D9D9", "#BC80BD", "#CCEBC5", "#FFED6F")


## code

targetmatvec=unlist(targetmat)+1
yrange=range(targetmatvec[targetmatvec>0]);
# yrange[1]=1; # set the minimum value to 1
for(i in 1:length(targetmat)){
  vali=targetmat[[i]]+1;
  if(i==1){
    plot(1:length(vali),vali,type='b',las=1,pch=20,main=paste('sgRNAs in',targetgene),ylab='Read counts',xlab='Samples',xlim=c(0.7,length(vali)+0.3),ylim = yrange,col=colors[(i %% length(colors))],xaxt='n',log='y')
    axis(1,at=1:length(vali),labels=(collabel),las=2)
    # lines(0:100,rep(1,101),col='black');
  }else{
    lines(1:length(vali),vali,type='b',pch=20,col=colors[(i %% length(colors))])
  }
}




# parameters
# Do not modify the variables beginning with "__"
targetmat=list(c(25.74775726653457,39.15599541576392),c(4.378046264482496,9.013879379925985),c(12.107900840399326,22.407052068573442),c(16.306912935471896,9.78899885394098),c(10.94511566120624,16.388871599865425),c(11.243050780370803,18.452866409413424),c(34.330343022046094,25.69612199159507),c(15.323161925688735,17.208315179858698),c(12.107900840399326,31.633485273280154),c(6.866068604409219,13.459873424168848),c(1.094511566120624,2.458330739979814),c(2.59455018008557,9.226433204706712),c(37.763377324250705,33.0378711320508),c(13.134138793447487,27.861081719771224),c(18.16185126059899,23.725113954960115))
targetgene="p.H210P"
collabel=c("REP1_Q2","REP2_Q2","REP3_Q2","REP1_Q4","REP2_Q4","REP3_Q4")

# set up color using RColorBrewer
#library(RColorBrewer)
#colors <- brewer.pal(length(targetgenelist), "Set1")

colors=c( "#E41A1C", "#377EB8", "#4DAF4A", "#984EA3", "#FF7F00",  "#A65628", "#F781BF",
          "#999999", "#66C2A5", "#FC8D62", "#8DA0CB", "#E78AC3", "#A6D854", "#FFD92F", "#E5C494", "#B3B3B3", 
          "#8DD3C7", "#FFFFB3", "#BEBADA", "#FB8072", "#80B1D3", "#FDB462", "#B3DE69", "#FCCDE5",
          "#D9D9D9", "#BC80BD", "#CCEBC5", "#FFED6F")


## code

targetmatvec=unlist(targetmat)+1
yrange=range(targetmatvec[targetmatvec>0]);
# yrange[1]=1; # set the minimum value to 1
for(i in 1:length(targetmat)){
  vali=targetmat[[i]]+1;
  if(i==1){
    plot(1:length(vali),vali,type='b',las=1,pch=20,main=paste('sgRNAs in',targetgene),ylab='Read counts',xlab='Samples',xlim=c(0.7,length(vali)+0.3),ylim = yrange,col=colors[(i %% length(colors))],xaxt='n',log='y')
    axis(1,at=1:length(vali),labels=(collabel),las=2)
    # lines(0:100,rep(1,101),col='black');
  }else{
    lines(1:length(vali),vali,type='b',pch=20,col=colors[(i %% length(colors))])
  }
}




# parameters
# Do not modify the variables beginning with "__"
targetmat=list(c(510.66385245293566,506.5806906914457),c(488.1521584897983,2255.1087321414825),c(590.6925909994814,431.0062368484421))
targetgene="safe-target-42"
collabel=c("REP1_Q2","REP2_Q2","REP3_Q2","REP1_Q4","REP2_Q4","REP3_Q4")

# set up color using RColorBrewer
#library(RColorBrewer)
#colors <- brewer.pal(length(targetgenelist), "Set1")

colors=c( "#E41A1C", "#377EB8", "#4DAF4A", "#984EA3", "#FF7F00",  "#A65628", "#F781BF",
          "#999999", "#66C2A5", "#FC8D62", "#8DA0CB", "#E78AC3", "#A6D854", "#FFD92F", "#E5C494", "#B3B3B3", 
          "#8DD3C7", "#FFFFB3", "#BEBADA", "#FB8072", "#80B1D3", "#FDB462", "#B3DE69", "#FCCDE5",
          "#D9D9D9", "#BC80BD", "#CCEBC5", "#FFED6F")


## code

targetmatvec=unlist(targetmat)+1
yrange=range(targetmatvec[targetmatvec>0]);
# yrange[1]=1; # set the minimum value to 1
for(i in 1:length(targetmat)){
  vali=targetmat[[i]]+1;
  if(i==1){
    plot(1:length(vali),vali,type='b',las=1,pch=20,main=paste('sgRNAs in',targetgene),ylab='Read counts',xlab='Samples',xlim=c(0.7,length(vali)+0.3),ylim = yrange,col=colors[(i %% length(colors))],xaxt='n',log='y')
    axis(1,at=1:length(vali),labels=(collabel),las=2)
    # lines(0:100,rep(1,101),col='black');
  }else{
    lines(1:length(vali),vali,type='b',pch=20,col=colors[(i %% length(colors))])
  }
}




# parameters
# Do not modify the variables beginning with "__"
targetmat=list(c(54.0702902597226,22.025247421367204),c(14.22865035956811,82.7638015793204),c(38.91825270128355,32.95154715966683),c(23.172981539881114,34.26149598879343),c(9.850604095085615,49.98605837958955),c(18.16185126059899,31.633485273280154))
targetgene="S45S"
collabel=c("REP1_Q2","REP2_Q2","REP3_Q2","REP1_Q4","REP2_Q4","REP3_Q4")

# set up color using RColorBrewer
#library(RColorBrewer)
#colors <- brewer.pal(length(targetgenelist), "Set1")

colors=c( "#E41A1C", "#377EB8", "#4DAF4A", "#984EA3", "#FF7F00",  "#A65628", "#F781BF",
          "#999999", "#66C2A5", "#FC8D62", "#8DA0CB", "#E78AC3", "#A6D854", "#FFD92F", "#E5C494", "#B3B3B3", 
          "#8DD3C7", "#FFFFB3", "#BEBADA", "#FB8072", "#80B1D3", "#FDB462", "#B3DE69", "#FCCDE5",
          "#D9D9D9", "#BC80BD", "#CCEBC5", "#FFED6F")


## code

targetmatvec=unlist(targetmat)+1
yrange=range(targetmatvec[targetmatvec>0]);
# yrange[1]=1; # set the minimum value to 1
for(i in 1:length(targetmat)){
  vali=targetmat[[i]]+1;
  if(i==1){
    plot(1:length(vali),vali,type='b',las=1,pch=20,main=paste('sgRNAs in',targetgene),ylab='Read counts',xlab='Samples',xlim=c(0.7,length(vali)+0.3),ylim = yrange,col=colors[(i %% length(colors))],xaxt='n',log='y')
    axis(1,at=1:length(vali),labels=(collabel),las=2)
    # lines(0:100,rep(1,101),col='black');
  }else{
    lines(1:length(vali),vali,type='b',pch=20,col=colors[(i %% length(colors))])
  }
}




# parameters
# Do not modify the variables beginning with "__"
targetmat=list(c(58.36158313747836,99.11361339615242),c(26.268277586894975,57.361050599528994),c(21.621251500713083,65.90309431933366),c(19.739947237676503,44.05049484273441),c(27.362789153015598,59.81938133950881),c(20.75640144068456,54.0405373418536),c(161.35261220361664,211.68710021647368),c(222.18584792248666,198.30534635837165),c(285.4005198094127,154.21324070724074),c(22.314722964329963,11.012623710683602),c(14.22865035956811,7.3749922199394415),c(12.97275090042785,19.770928295800097),c(26.606015842085725,37.932370559021294),c(44.87497421094558,57.361050599528994),c(38.053402641255026,34.2696090460535))
targetgene="p.H274R"
collabel=c("REP1_Q2","REP2_Q2","REP3_Q2","REP1_Q4","REP2_Q4","REP3_Q4")

# set up color using RColorBrewer
#library(RColorBrewer)
#colors <- brewer.pal(length(targetgenelist), "Set1")

colors=c( "#E41A1C", "#377EB8", "#4DAF4A", "#984EA3", "#FF7F00",  "#A65628", "#F781BF",
          "#999999", "#66C2A5", "#FC8D62", "#8DA0CB", "#E78AC3", "#A6D854", "#FFD92F", "#E5C494", "#B3B3B3", 
          "#8DD3C7", "#FFFFB3", "#BEBADA", "#FB8072", "#80B1D3", "#FDB462", "#B3DE69", "#FCCDE5",
          "#D9D9D9", "#BC80BD", "#CCEBC5", "#FFED6F")


## code

targetmatvec=unlist(targetmat)+1
yrange=range(targetmatvec[targetmatvec>0]);
# yrange[1]=1; # set the minimum value to 1
for(i in 1:length(targetmat)){
  vali=targetmat[[i]]+1;
  if(i==1){
    plot(1:length(vali),vali,type='b',las=1,pch=20,main=paste('sgRNAs in',targetgene),ylab='Read counts',xlab='Samples',xlim=c(0.7,length(vali)+0.3),ylim = yrange,col=colors[(i %% length(colors))],xaxt='n',log='y')
    axis(1,at=1:length(vali),labels=(collabel),las=2)
    # lines(0:100,rep(1,101),col='black');
  }else{
    lines(1:length(vali),vali,type='b',pch=20,col=colors[(i %% length(colors))])
  }
}




# parameters
# Do not modify the variables beginning with "__"
targetmat=list(c(117.58142485050787,137.0459839551737),c(141.19199202956048,135.20819069888978),c(130.592359064307,109.39913657009387),c(35.18860159759725,67.29936712084424),c(26.268277586894975,63.91659923947516),c(44.97220312148321,65.90309431933366),c(48.06248023086453,37.932370559021294),c(39.40241638034246,90.95823737925312),c(71.78255498236743,23.725113954960115),c(190.53340377235583,210.46347535973106),c(145.57003829404297,251.5691790579343),c(193.72641344638922,139.71455995698736),c(62.65287601523412,116.24436139054913),c(66.76520553335806,82.7638015793204),c(81.29590564268119,69.85727997849368))
targetgene="p.R320L"
collabel=c("REP1_Q2","REP2_Q2","REP3_Q2","REP1_Q4","REP2_Q4","REP3_Q4")

# set up color using RColorBrewer
#library(RColorBrewer)
#colors <- brewer.pal(length(targetgenelist), "Set1")

colors=c( "#E41A1C", "#377EB8", "#4DAF4A", "#984EA3", "#FF7F00",  "#A65628", "#F781BF",
          "#999999", "#66C2A5", "#FC8D62", "#8DA0CB", "#E78AC3", "#A6D854", "#FFD92F", "#E5C494", "#B3B3B3", 
          "#8DD3C7", "#FFFFB3", "#BEBADA", "#FB8072", "#80B1D3", "#FDB462", "#B3DE69", "#FCCDE5",
          "#D9D9D9", "#BC80BD", "#CCEBC5", "#FFED6F")


## code

targetmatvec=unlist(targetmat)+1
yrange=range(targetmatvec[targetmatvec>0]);
# yrange[1]=1; # set the minimum value to 1
for(i in 1:length(targetmat)){
  vali=targetmat[[i]]+1;
  if(i==1){
    plot(1:length(vali),vali,type='b',las=1,pch=20,main=paste('sgRNAs in',targetgene),ylab='Read counts',xlab='Samples',xlim=c(0.7,length(vali)+0.3),ylim = yrange,col=colors[(i %% length(colors))],xaxt='n',log='y')
    axis(1,at=1:length(vali),labels=(collabel),las=2)
    # lines(0:100,rep(1,101),col='black');
  }else{
    lines(1:length(vali),vali,type='b',pch=20,col=colors[(i %% length(colors))])
  }
}




# parameters
# Do not modify the variables beginning with "__"
targetmat=list(c(141.61266496594016,159.0712313765409),c(217.80780165800417,214.6942179582371),c(157.40271092519123,89.62820827429377),c(44.629445928659926,99.11361339615242),c(58.00911300439307,89.31935021926658),c(26.81035186088422,61.948908660173636),c(48.06248023086453,101.56086310963767),c(39.40241638034246,72.93047861940114),c(70.91770492233891,65.90309431933366),c(151.91176787255398,184.76735336813599),c(152.13710769076673,254.02750979791412),c(113.29535786373656,148.94099316169405),c(66.08591031743873,61.18124283713112),c(84.27739059128804,63.91659923947516),c(70.05285486231038,22.407052068573442))
targetgene="p.R320Q"
collabel=c("REP1_Q2","REP2_Q2","REP3_Q2","REP1_Q4","REP2_Q4","REP3_Q4")

# set up color using RColorBrewer
#library(RColorBrewer)
#colors <- brewer.pal(length(targetgenelist), "Set1")

colors=c( "#E41A1C", "#377EB8", "#4DAF4A", "#984EA3", "#FF7F00",  "#A65628", "#F781BF",
          "#999999", "#66C2A5", "#FC8D62", "#8DA0CB", "#E78AC3", "#A6D854", "#FFD92F", "#E5C494", "#B3B3B3", 
          "#8DD3C7", "#FFFFB3", "#BEBADA", "#FB8072", "#80B1D3", "#FDB462", "#B3DE69", "#FCCDE5",
          "#D9D9D9", "#BC80BD", "#CCEBC5", "#FFED6F")


## code

targetmatvec=unlist(targetmat)+1
yrange=range(targetmatvec[targetmatvec>0]);
# yrange[1]=1; # set the minimum value to 1
for(i in 1:length(targetmat)){
  vali=targetmat[[i]]+1;
  if(i==1){
    plot(1:length(vali),vali,type='b',las=1,pch=20,main=paste('sgRNAs in',targetgene),ylab='Read counts',xlab='Samples',xlim=c(0.7,length(vali)+0.3),ylim = yrange,col=colors[(i %% length(colors))],xaxt='n',log='y')
    axis(1,at=1:length(vali),labels=(collabel),las=2)
    # lines(0:100,rep(1,101),col='black');
  }else{
    lines(1:length(vali),vali,type='b',pch=20,col=colors[(i %% length(colors))])
  }
}



dev.off()
Sweave("Q4_Q2_presort_PAIRED_controls_summary.Rnw");
library(tools);

texi2dvi("Q4_Q2_presort_PAIRED_controls_summary.tex",pdf=TRUE);

